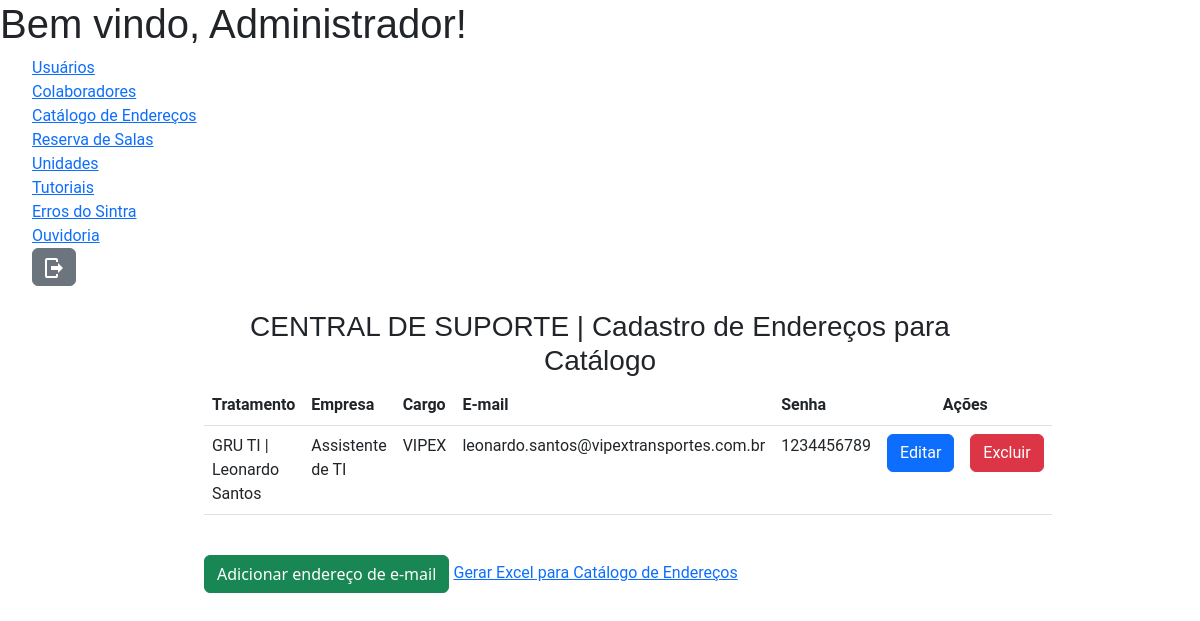
Screenshot of /admin/pages/catend-list.php (signed in) with the database file from the repository.
### tables this page shows
CREATE TABLE `usuarios` (
  `id` int(11) NOT NULL,
  `username` varchar(255) NOT NULL,
  `login` varchar(255) NOT NULL,
  `email` varchar(255) NOT NULL,
  `password` varchar(32) NOT NULL,
  `profile` varchar(255) DEFAULT 'user'
);

CREATE TABLE `catalogoenderecos` (
  `id` int(11) NOT NULL,
  `tratamento` varchar(255) NOT NULL,
  `empresa` varchar(255) NOT NULL,
  `cargo` varchar(255) NOT NULL,
  `email` varchar(255) NOT NULL,
  `senha` varchar(255) NOT NULL
);

### admin/pages/catend-list.php (the view, shortened to what this page needs)
<?php
    include_once '../php_action/db_connect.php';
    $id = $_SESSION['id_usuario'];
    $sql = "SELECT * FROM usuarios WHERE id = '$id'";
    $resultado = mysqli_query($connect, $sql);
    $dados = mysqli_fetch_array($resultado);
    include_once '../includes/header.php';
?>
<div class="row no-gutters mt-4">
        <div class="col-12 col-md-8 offset-md-2">
            <h3 class="text-center">CENTRAL DE SUPORTE | Cadastro de Endereços para Catálogo</h3>
            <table class="table">
                <thead class="thead-dark">
                    <tr>
                        <th>Tratamento</th>
                        <th>Empresa</th>
                        <th>Cargo</th>
                        <th>E-mail</th>
                        <th>Senha</th>
                        <th class="text-center" colspan="2">Ações</th>
                    </tr>
                </thead>
                <tbody>
                    <?php
                        $sql = "SELECT * FROM catalogoenderecos";
                        $resultado = mysqli_query($connect, $sql);
                        if(mysqli_num_rows($resultado) > 0):
                        while($dados = mysqli_fetch_array($resultado)):
                    ?>
                    <tr>
                        <td><?php echo $dados['tratamento']; ?></td>
                        <td><?php echo $dados['empresa']; ?></td>
                        <td><?php echo $dados['cargo']; ?></td>
                        <td><?php echo $dados['email']; ?></td>
                        <td><?php echo $dados['senha']; ?></td>
                        <td><a href="catend-edit.php?id=<?php echo $dados['id']; ?>" class="btn btn-primary">Editar</a></td>
                        <td><a data-bs-toggle="modal" data-bs-target="#deleteModal<?php echo $dados['id']; ?>" class="btn btn-danger">Excluir</a></td>
                    </tr>
                    <?php
                        endwhile;
                    else : ?>
                        <tr>
                            <td colspan="8" class="text-center">Não existem dados para serem exibidos!</td>
                        </tr>
                    <?php
                        endif;
                    ?>
                </tbody>
            </table>
            <br>
            <a href="catend-add.php" class="btn btn-success">Adicionar endereço de e-mail</a>
            <a href="../../includes/colab-excel.php">Gerar Excel para Catálogo de Endereços</a>
        </div>
    </div>
<?php
    include_once '../includes/footer.php';
?>

### admin/includes/header.php (shortened to what this page needs)
<!DOCTYPE html>
<html lang="pt-br">
<head>
    <link rel="stylesheet" href="../assets/css/style.css">
    <link href="https://cdn.jsdelivr.net/npm/bootstrap@5.2.2/dist/css/bootstrap.min.css" rel="stylesheet">
</head>
<body>
<h1>Bem vindo, <?php echo $dados['username']; ?>!</h1>
<nav class="admin-nav">
    <ul class="admin-nav-list">
        <li class="admin-nav-item"><a href="users-list.php">Usuários</a></li>
        <li class="admin-nav-item"><a href="colab-list.php">Colaboradores</a></li>
        <li class="admin-nav-item"><a href="catend-list.php">Catálogo de Endereços</a></li>
        <li class="admin-nav-item"><a href="#">Reserva de Salas</a></li>
        <li class="admin-nav-item"><a href="company-list.php">Unidades</a></li>
        <li class="admin-nav-item"><a href="tutorials-list.php">Tutoriais</a></li>
        <li class="admin-nav-item"><a href="errors-list.php">Erros do Sintra</a></li>
        <li class="admin-nav-item"><a href="ouvid-list.php">Ouvidoria</a></li>
        <li class="admin-nav-item">
            <a href="../logout.php">
                <button class="btn btn-secondary">
                    <img src="../assets/images/icon-logout.svg" alt="">
                </button>
            </a>
        </li>
    </ul>
</nav>

### assets/css/style.css (style rules this page uses)
h1, h2, h3, h4, h5, h6 { font-family: 'Ubuntu', sans-serif; }
p, li, span, a, th, td { font-family: 'Roboto', sans-serif; }
* { padding: 0; margin: 0; }
ul { list-style: none; }

### rows the page displays
usuarios: username "Administrador"
catalogoenderecos: tratamento "GRU TI | Leonardo Santos", empresa "Assistente de TI", cargo "VIPEX", email "leonardo.santos@vipextransportes.com.br", senha "1234456789"
